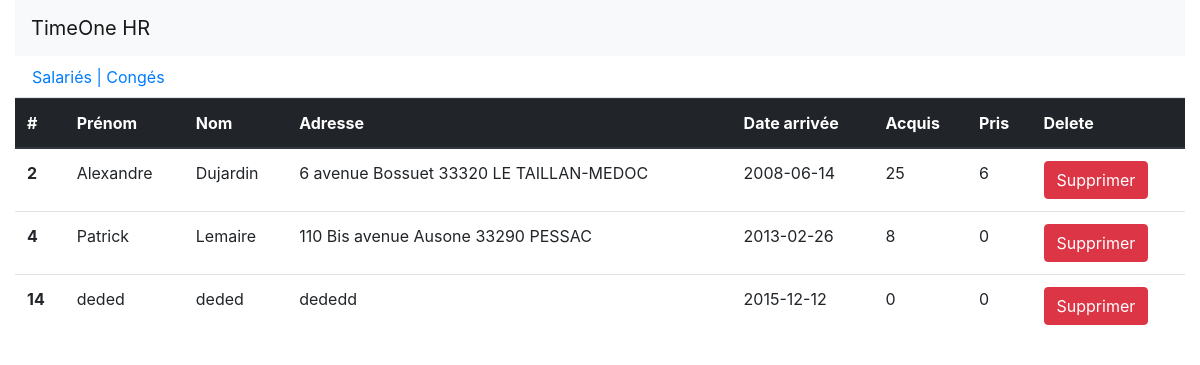
Page /v4/index.php on the committed database.
### tables this page shows
CREATE TABLE IF NOT EXISTS `salaries` (
  `id` int(10) UNSIGNED NOT NULL AUTO_INCREMENT,
  `firstName` varchar(30) NOT NULL,
  `lastName` varchar(30) NOT NULL,
  `address` varchar(200) NOT NULL,
  `dateBegin` date NOT NULL,
  `dateEnd` date NOT NULL,
  `isDeleted` tinyint(1) NOT NULL DEFAULT '0',
  PRIMARY KEY (`id`)
);

CREATE TABLE IF NOT EXISTS `conges` (
  `salaries_id` int(10) UNSIGNED NOT NULL,
  `acquis` tinyint(4) NOT NULL COMMENT 'Nombre de jour de cong?s disponible pour l''ann?e en cours',
  `pris` tinyint(4) NOT NULL COMMENT 'Nombre de jour de cong?s pris sur l''ann?e en cours',
  UNIQUE KEY `salaries_id` (`salaries_id`)
);

### v4/index.php (the view)
<?php
require '..\db.php';
include '..\header.php';
?>
<ul class="nav nav-tabs" role="tablist">
    <li class="nav-item">
        <a class="nav-link" href="#references" role="tab" data-toggle="tab">Salariés | Congés</a>
    </li>
</ul>
<div class="tab-content">
    <div role="tabpanel" class="tab-pane fade show active" id="references">
        <?php
        $full = $connexion->query("SELECT * FROM salaries RIGHT JOIN conges ON salaries.id = conges.salaries_id");
        $full->setFetchMode(PDO::FETCH_OBJ);
        ?>
        <div role="tabpanel" class="tab-pane fade show active" id="salaries">
            <table class="table">
                <thead class="thead-dark">
                <tr>
                    <th scope="col">#</th>
                    <th scope="col">Prénom</th>
                    <th scope="col">Nom</th>
                    <th scope="col">Adresse</th>
                    <th scope="col">Date arrivée</th>
                    <th scope="col">Acquis</th>
                    <th scope="col">Pris</th>
                    <th scope="col">Delete</th>
                </tr>
                </thead>
                <tbody>
                <?php
                    while($salarie = $full->fetch()) {
                        if (!$salarie->isDeleted) {
                ?>
                    <tr>
                        <th scope="row"> <?php echo $salarie->id; ?> </th>
                        <td> <?php echo $salarie->firstName; ?> </td>
                        <td> <?php echo $salarie->lastName; ?> </td>
                        <td> <?php echo $salarie->address; ?> </td>
                        <td> <?php echo $salarie->dateBegin; ?> </td>
                        <td> <?php echo $salarie->acquis; ?> </td>
                        <td> <?php echo $salarie->pris; ?> </td>
                        <td>
                            <button
                                type="button"
                                class="btn btn-danger"
                                onclick="location.href='delete.php?id=<?php echo $salarie->id; ?>'"
                            >
                                Supprimer
                            </button>
                        </td>
                    </tr>
                <?php
                        }
                    }
                ?>
                </tbody>
            </table>
        </div>
    </div>
</div>
<?php include '..\footer.php'; ?>

### rows in the picture
salaries: id "2", firstName "Alexandre", lastName "Dujardin", address "6 avenue Bossuet 33320 LE TAILLAN-MEDOC", dateBegin "2008-06-14", conges.acquis "25", conges.pris "6"
salaries: id "4", firstName "Patrick", lastName "Lemaire", address "110 Bis avenue Ausone 33290 PESSAC", dateBegin "2013-02-26", conges.acquis "8", conges.pris "0"
salaries: id "14", firstName "deded", lastName "deded", address "dededd", dateBegin "2015-12-12", conges.acquis "0", conges.pris "0"
